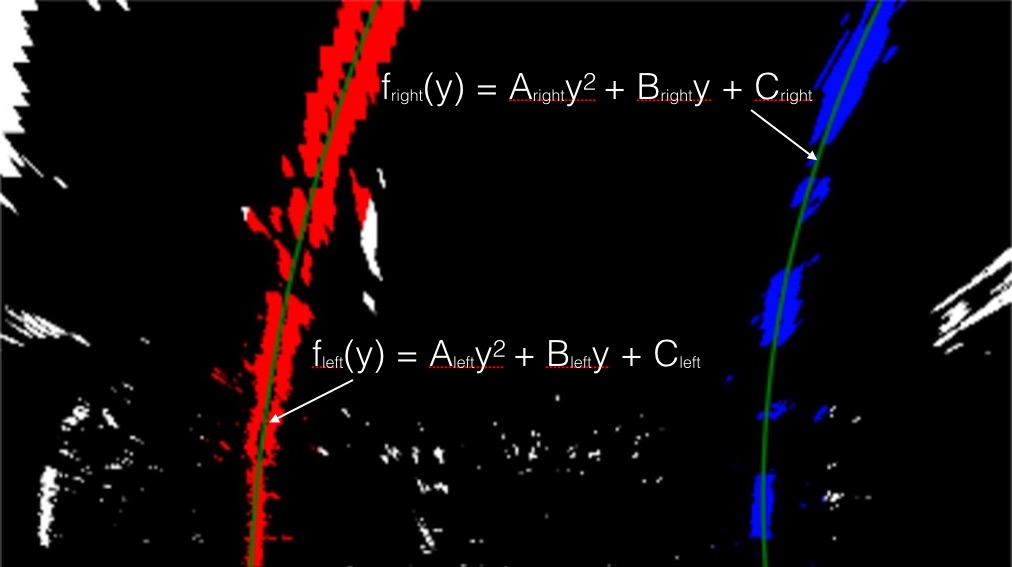
#> input picture p4-advance-lane-lines-project/examples/color_fit_lines.jpg, 1012 x 567 px
$ python -i helper_functions.py   (imports and definitions only)   (older library calls are emulated)
#> lines starting #> are read from the running program, lines starting #| are printed output that depends on the picture; after the words box and inside, x2 and y2 are one past the last pixel; in counts of white or black regions, pixels touching at a corner belong together
#> further down, picture is the input picture: shape (567, 1012, 3); mean B, G, R 11.4, 8.2, 15.7
import pickle
import cv2
import numpy as np
import matplotlib.pyplot as plt
import matplotlib.image as mpimg


# [105 lines left out: functions get_objpoints_and_imgpoints, cal_undistort, abs_sobel_thresh, mag_thresh, dir_threshold, hls_select, not called in this run]


def get_color_mask(img):
    hsv = cv2.cvtColor(img, cv2.COLOR_RGB2HSV)
#> hsv: shape (567, 1012, 3); mean H, S, V 13.9, 38.2, 20
    yellow = cv2.inRange(hsv, (20, 100, 100), (50, 255, 255))
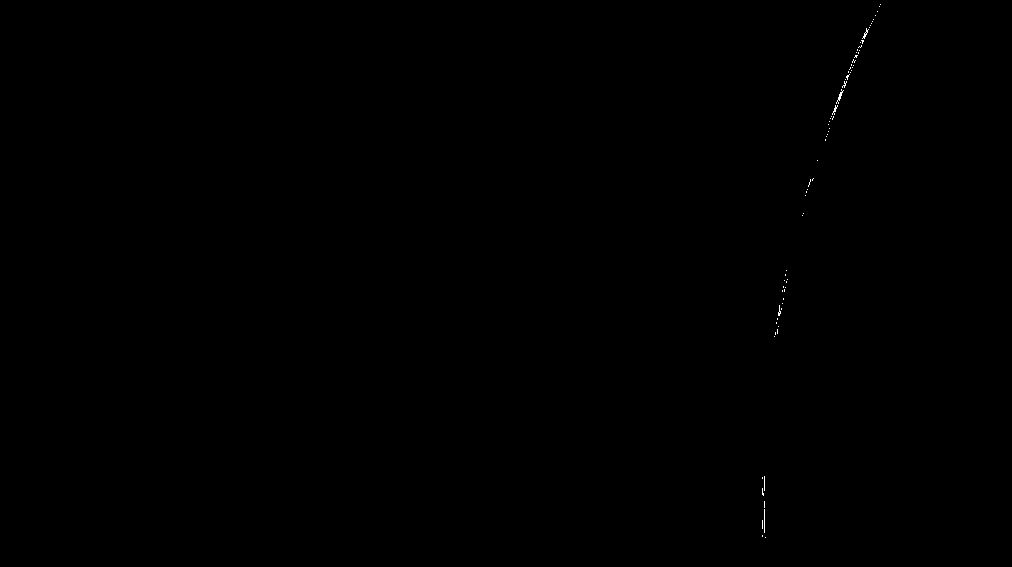
#> yellow: shape (567, 1012); 0.05% white in thin lines or dots, all inside (x1, y1, x2, y2) = (762, 4, 881, 538)

    sensitivity_1 = 68
    white_hsv = cv2.inRange(hsv, (0, 0, 255 - sensitivity_1), (255, 20, 255))
#> white_hsv: shape (567, 1012); 1.8% white; 174 white regions (119 under 20 px), largest, box (x1, y1, x2, y2) and area: (0, 0, 37, 176) 3662, (39, 467, 58, 545) 677, (361, 203, 379, 276) 649

    sensitivity_2 = 60
    hsl = cv2.cvtColor(img, cv2.COLOR_RGB2HLS)
#> hsl: shape (567, 1012, 3); mean of channels 0, 1, 2 14.2, 13.6, 37.6
    white_hsl = cv2.inRange(
        hsl, (0, 255 - sensitivity_2, 0), (255, 255, sensitivity_2))
#> white_hsl: shape (567, 1012); 1.6% white; 238 white regions (187 under 20 px), largest, box (x1, y1, x2, y2) and area: (0, 0, 37, 176) 3626, (39, 467, 58, 545) 633, (959, 286, 1012, 329) 484

    white_rgb = cv2.inRange(img, (200, 200, 200), (255, 255, 255))
#> white_rgb: shape (567, 1012); 1.7% white; 173 white regions (121 under 20 px), largest, box (x1, y1, x2, y2) and area: (0, 0, 37, 176) 3607, (361, 202, 379, 276) 655, (39, 467, 58, 545) 616

    return yellow | white_hsv | white_hsl | white_rgb
#> returned value: shape (567, 1012); 1.9% white; 265 white regions (206 under 20 px), largest, box (x1, y1, x2, y2) and area: (0, 0, 37, 176) 3662, (39, 467, 58, 545) 677, (361, 202, 379, 276) 675


def pipeline(img, s_thresh=(170, 255), sx_thresh=(20, 100)):
#> called with s_thresh = (170, 255), sx_thresh = (20, 100)
    img = np.copy(img)
    # Convert to HSV color space and separate the V channel
    hsv = cv2.cvtColor(img, cv2.COLOR_RGB2HLS).astype(np.float)
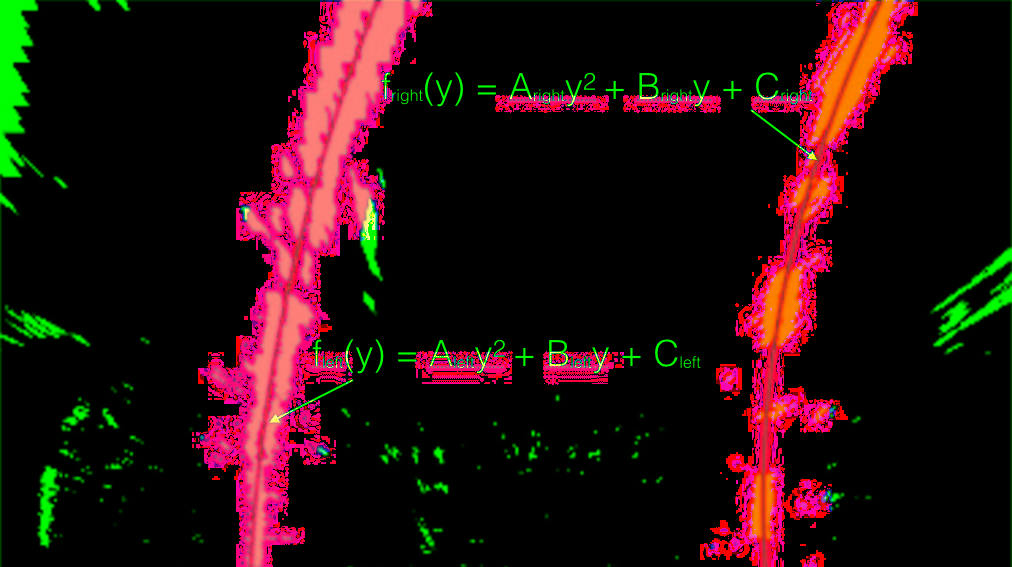
#> hsv: shape (567, 1012, 3) float64; mean B, G, R 14.2, 13.6, 37.6
    l_channel = hsv[:, :, 1]
    s_channel = hsv[:, :, 2]
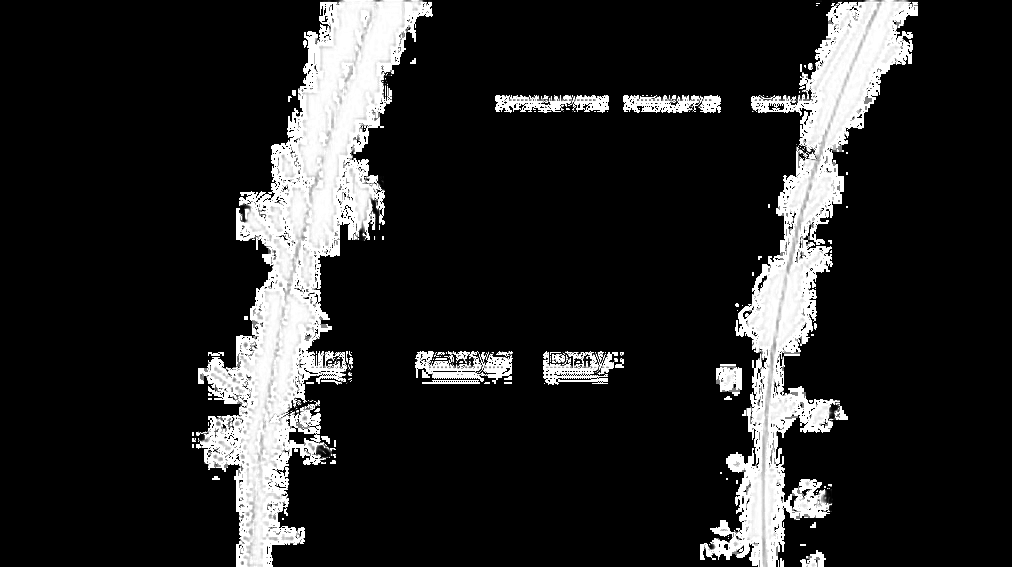
#> s_channel: shape (567, 1012) float64; min 0, max 255, mean 37.6
    # Sobel x
    sobelx = cv2.Sobel(l_channel, cv2.CV_64F, 1, 0)  # Take the derivative in x
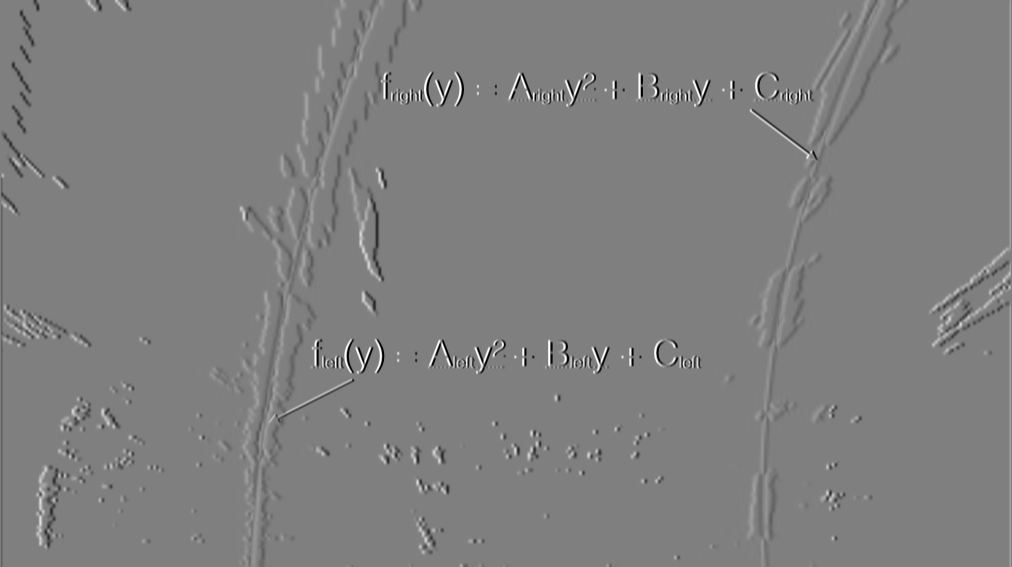
#> sobelx: shape (567, 1012) float64; min -1020, max 1020, mean -0.4; drawn with min black and max white
    # Absolute x derivative to accentuate lines away from horizontal
    abs_sobelx = np.absolute(sobelx)
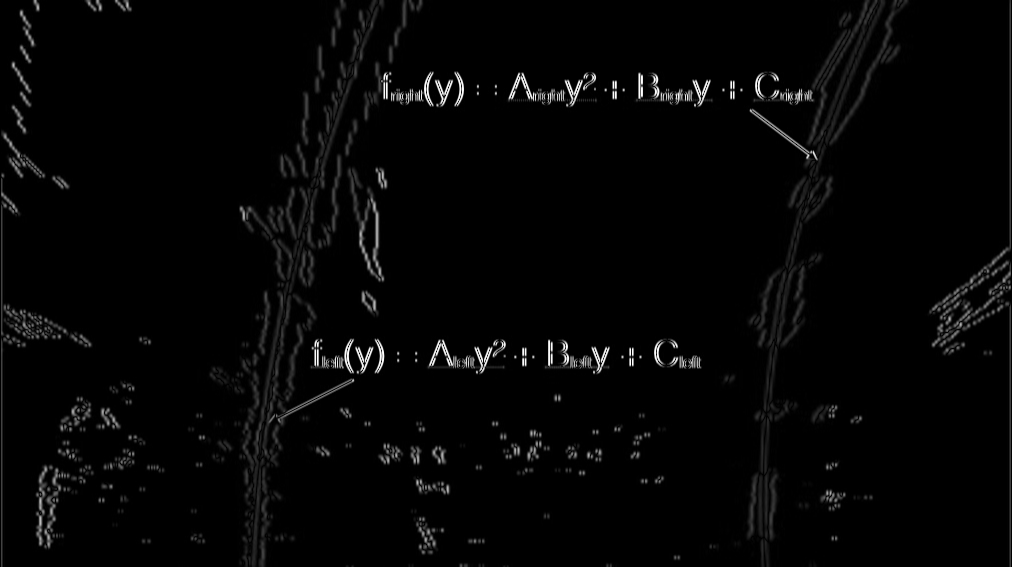
#> abs_sobelx: shape (567, 1012) float64; min 0, max 1020, mean 21.5; drawn with min black and max white
    scaled_sobel = np.uint8(255 * abs_sobelx / np.max(abs_sobelx))

    # Threshold x gradient
    sxbinary = np.zeros_like(scaled_sobel)
    sxbinary[(scaled_sobel >= sx_thresh[0]) &
             (scaled_sobel <= sx_thresh[1])] = 1

    # Threshold color channel
    s_binary = np.zeros_like(s_channel)
    s_binary[(s_channel >= s_thresh[0]) & (s_channel <= s_thresh[1])] = 1
    # Stack each channel
    # Note color_binary[:, :, 0] is all 0s, effectively an all black image. It might
    # be beneficial to replace this channel with something else.
    combined_binary = np.zeros_like(sxbinary)
    combined_binary[(s_binary == 1) | (sxbinary == 1)] = 1
    return combined_binary


def get_combined_mask(img, s_thresh=(170, 255), sx_thresh=(20, 100)):

    color_mask = get_color_mask(img)
    combined_binary = pipeline(img)
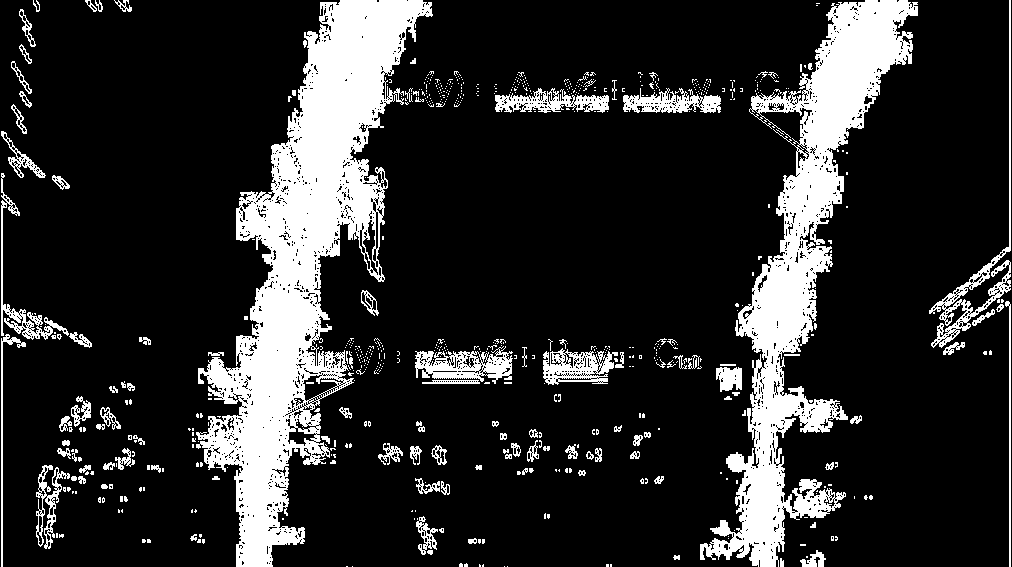
#> combined_binary: shape (567, 1012); values 0 (black) and 1 (white), 17.5% white; 697 white regions (582 under 20 px), largest, box (x1, y1, x2, y2) and area: (196, 0, 433, 567) 46410, (700, 0, 918, 567) 32338, (929, 0, 1011, 348) 2309

    return color_mask & combined_binary
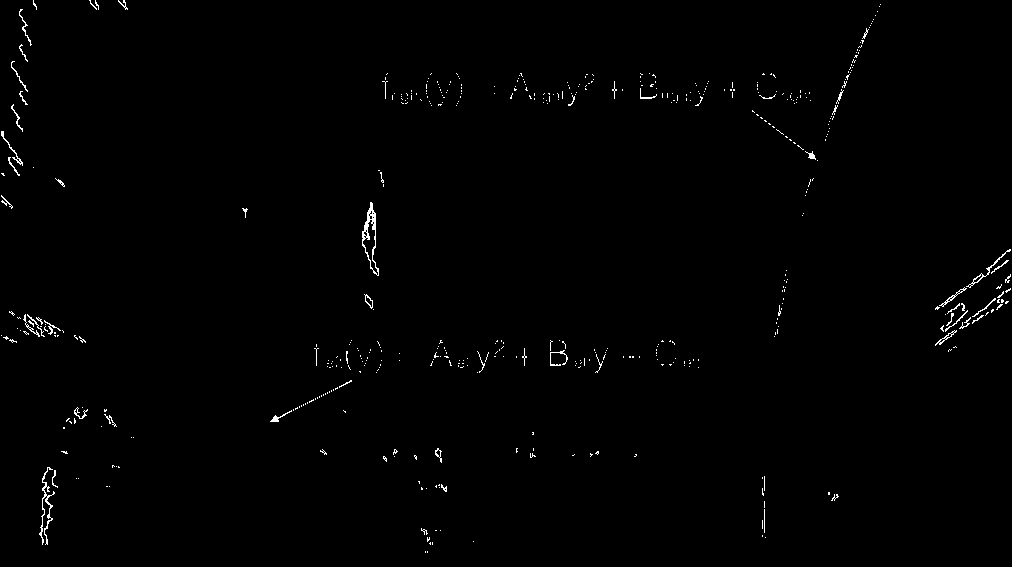
#> returned value: shape (567, 1012); values 0 (black) and 1 (white), 0.71% white in thin lines or dots


# [171 lines left out: functions get_src_and_dst, warper, second_polynomial_fit, find_window_pixels, find_pixels, radius_of_curvature and 2 more, not called in this run]

>>> import cv2
>>> picture = cv2.imread('examples/color_fit_lines.jpg')
>>> result = get_combined_mask(picture)
